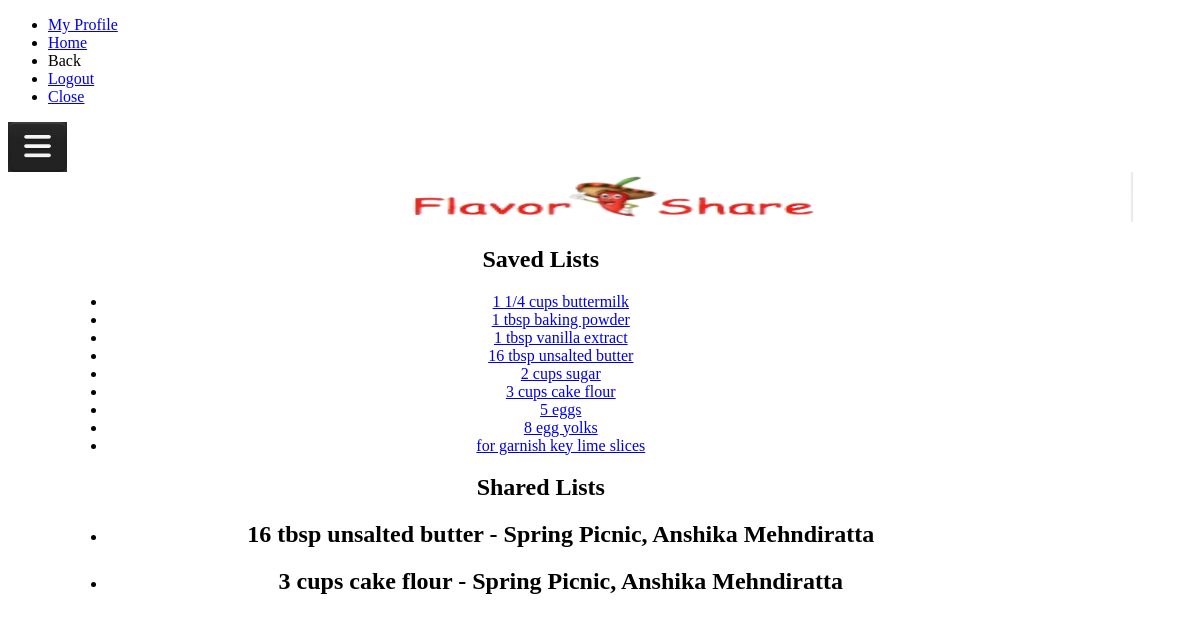
/showBag (signed in), run on the app's committed database.
### tables this page shows
CREATE TABLE my_saved_bag (
mid integer,
rid integer,
ingredient text not null,
foreign key(mid) references users(mid),
foreign key(rid) references recipes(rid),
primary key(mid,rid,ingredient)
);

CREATE TABLE my_shared_bag (
mid_assignee integer,
mid_assignor integer,
rid integer,
gid integer,
ingredient text not null,
foreign key(mid_assignee) references users(mid),
foreign key(mid_assignor) references users(mid),
foreign key(rid) references recipes(rid),
foreign key(gid) references groups(gid),
primary key(mid_assignee,mid_assignor,rid, gid, ingredient)
);

CREATE TABLE groups (
  gid integer primary key autoincrement,
  name text not null,
  admin_id integer not null,
  description text,
  venue text,
  eventdate DATETIME,
  foreign key(admin_id) references users(mid)
);

CREATE TABLE users (
  mid integer primary key autoincrement,
  name text not null,
  email text unique not null,
  password text not null
);

### app.py (the view)
@app.route('/showBag')
def showBag():
    error = None
    cur_users = g.db.execute('select mid from users where email = \''+ session.get('username') + '\'')
    mids = [row for row in cur_users.fetchall()]
    mid=mids[0]
    cur_saved_bag = g.db.execute('select  ingredient from my_saved_bag where mid = ' + str(mid[0]))
    saved_bag = [row[0] for row in cur_saved_bag.fetchall()]
    cur_shared_bag = g.db.execute('select mid_assignor,gid,ingredient from my_shared_bag where mid_assignee =' + str(mid[0]))
    temp_shared_bag = [row for row in cur_shared_bag.fetchall()]
    shared_bag = []
    for row in temp_shared_bag:
        print row
        cur_group_name = g.db.execute('select name from groups where gid = ' + str(row[1]))
        group_name = [row1[0] for row1 in cur_group_name.fetchall() ]
        group_name = group_name[0]
        print group_name
        cur_member_name = g.db.execute('select name from users where mid = ' + str(row[0]))
        member_name = [row2[0] for row2 in cur_member_name.fetchall() ]
        member_name = member_name[0]
        print member_name
        shared_bag.append((row[2], group_name, member_name))
    return render_template('showBag.html', saved_bag = saved_bag,shared_bag = shared_bag)

### app.py (called while the page is built)
def connect_db():
    return sqlite3.connect(app.config['DATABASE'])

@app.before_request
def before_request():
    g.db = connect_db()

@app.teardown_request
def teardown_request(exception):
    db = getattr(g, 'db', None)
    if db is not None:
        db.close()

### templates/showBag.html (shortened to what this page needs)
{% extends "layout.html" %}
{% block body %}
<div id='content' data-role='content' style="text-align: center;">
<form>
    <div style="margin-top:2%;width:80%;font-family:Comic Sans MS, Comic Sans;margin-left:5%" >
    <div data-role="collapsible-set">
	<div data-role="collapsible" data-theme="b" data-content-theme="d" data-collapsed-icon="arrow-r" data-expanded-icon="arrow-d" data-inset="false">
		<h2>Saved Lists</h2>
		<div "collapsible" data-theme="b" data-content-theme="d" data-collapsed-icon="arrow-r" data-expanded-icon="arrow-d" data-inset="false">
			<ul data-role="listview">
			{% for ingredient in saved_bag %}
			    <li name=saved_list data-icon="delete"><a href = "#">{{ ingredient }}</a></li>
			{% endfor %}
			</ul>
		</div>
	</div>
	<div data-role="collapsible" data-theme="b" data-content-theme="d" data-collapsed-icon="arrow-r" data-expanded-icon="arrow-d" data-inset="false">
		<h2>Shared Lists</h2>
		<div "collapsible" data-theme="b" data-content-theme="d" data-collapsed-icon="arrow-r" data-expanded-icon="arrow-d" data-inset="false">
			<ul data-role="listview">
			{% for item in shared_bag %}
			    <li name=shared_list data-icon="delete" href = "#" ><a>
				<h2>{{ item[0] }} - {{ item[1]}}, {{ item[2] }}</h2>
				</a></li>
			{% endfor %}
			</ul>
		</div>
	</div>
	</div>
	</div>
</form>
</div>
{% endblock %}

### templates/layout.html (shortened to what this page needs)
<!doctype html>
<html>
    <head>
        {% block head %}
            <link rel='stylesheet' href='http://code.jquery.com/mobile/1.4.5/jquery.mobile-1.4.5.min.css' />
		    <link rel="stylesheet" type="text/css" href="{{ url_for('static', filename='style.css') }}">
        {% endblock %}
    </head>
	<body>
		<div id='main' data-role='page'>
			<div data-role="panel" id="mypanel" data-position="left" data-theme="b">
				<ul data-role="listview">
					<li data-icon="user"><a href="{{ url_for('myProfile') }}">My Profile</a></li>
					<li data-icon="home"><a href="{{ url_for('homePage') }}">Home</a></li>
					<li data-icon="back"><a data-rel="back">Back</a></li>
                    <li data-icon="action"><a href="logout" data-rel="close">Logout</a></li>
					<li data-icon="delete"><a href="#main" data-rel="close">Close</a></li>
				</ul>
            </div>
			 <div data-role='header' data-theme="b"style="width: 100%; height: 2%;">
                <div class="ui-grid-a" >
					<div class="ui-block-a" style="width: 5%; height: 50px;" >
						<a href="#mypanel"><img src="/static/images/side_menu.jpg" width="100%" height="100%" alt="FlavorShare" /></a>
					</div>
					<div class="ui-block-b" style="width: 95%; height: 50px;">
						<img src="/static/images/logo.png" width="100%" height="100%" alt="FlavorShare" />
					</div>
				</div>
			</div>
            {% block body %}{% endblock %}
		</div>
	</body>
</html>

### data on the page
my_saved_bag: ingredient "1 1/4 cups buttermilk"
my_saved_bag: ingredient "1 tbsp baking powder"
my_saved_bag: ingredient "1 tbsp vanilla extract"
my_saved_bag: ingredient "16 tbsp unsalted butter"
my_saved_bag: ingredient "2 cups sugar"
my_saved_bag: ingredient "3 cups cake flour"
my_saved_bag: ingredient "5 eggs"
my_saved_bag: ingredient "8 egg yolks"
my_saved_bag: ingredient "for garnish key lime slices"
my_shared_bag: ingredient "16 tbsp unsalted butter"
groups: name "Spring Picnic" "Spring Picnic"
users: name "Anshika Mehndiratta" "Anshika Mehndiratta"
my_shared_bag: ingredient "3 cups cake flour"
